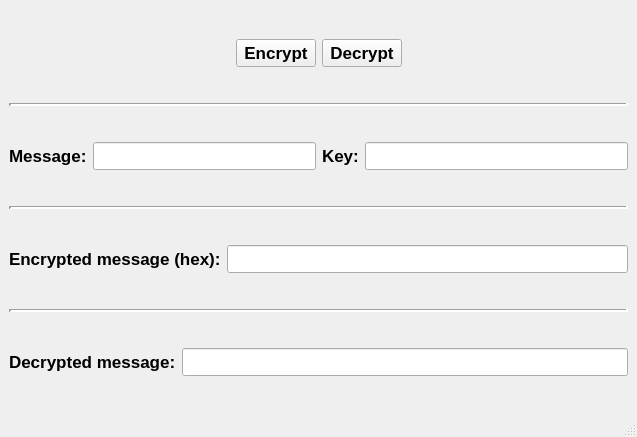
<?xml version="1.0" encoding="UTF-8"?>
<ui version="4.0">
 <class>MainWindow</class>
 <widget class="QMainWindow" name="MainWindow">
  <property name="geometry">
   <rect>
    <x>0</x>
    <y>0</y>
    <width>637</width>
    <height>437</height>
   </rect>
  </property>
  <property name="windowTitle">
   <string>CAST-128 Example</string>
  </property>
  <widget class="QWidget" name="centralwidget">
   <layout class="QVBoxLayout" name="verticalLayout">
    <item>
     <layout class="QHBoxLayout" name="horizontalLayout_5">
      <item>
       <spacer name="horizontalSpacer">
        <property name="font">
         <font>
          <pointsize>13</pointsize>
          <weight>75</weight>
          <bold>true</bold>
         </font>
        </property>
        <property name="orientation">
         <enum>Qt::Horizontal</enum>
        </property>
        <property name="sizeHint" stdset="0">
         <size>
          <width>40</width>
          <height>20</height>
         </size>
        </property>
       </spacer>
      </item>
      <item>
       <widget class="QPushButton" name="btn_encrypt">
        <property name="font">
         <font>
          <pointsize>13</pointsize>
          <weight>75</weight>
          <bold>true</bold>
         </font>
        </property>
        <property name="text">
         <string>Encrypt</string>
        </property>
       </widget>
      </item>
      <item>
       <widget class="QPushButton" name="btn_decrypt">
        <property name="font">
         <font>
          <pointsize>13</pointsize>
          <weight>75</weight>
          <bold>true</bold>
         </font>
        </property>
        <property name="text">
         <string>Decrypt</string>
        </property>
       </widget>
      </item>
      <item>
       <spacer name="horizontalSpacer_2">
        <property name="font">
         <font>
          <pointsize>13</pointsize>
          <weight>75</weight>
          <bold>true</bold>
         </font>
        </property>
        <property name="orientation">
         <enum>Qt::Horizontal</enum>
        </property>
        <property name="sizeHint" stdset="0">
         <size>
          <width>40</width>
          <height>20</height>
         </size>
        </property>
       </spacer>
      </item>
     </layout>
    </item>
    <item>
     <widget class="Line" name="line_3">
      <property name="font">
       <font>
        <pointsize>13</pointsize>
        <weight>75</weight>
        <bold>true</bold>
       </font>
      </property>
      <property name="lineWidth">
       <number>3</number>
      </property>
      <property name="orientation">
       <enum>Qt::Horizontal</enum>
      </property>
     </widget>
    </item>
    <item>
     <layout class="QHBoxLayout" name="horizontalLayout_3">
      <item>
       <layout class="QHBoxLayout" name="horizontalLayout">
        <item>
         <widget class="QLabel" name="label">
          <property name="font">
           <font>
            <pointsize>13</pointsize>
            <weight>75</weight>
            <bold>true</bold>
           </font>
          </property>
          <property name="text">
           <string>Message:</string>
          </property>
         </widget>
        </item>
        <item>
         <widget class="QLineEdit" name="line_msg">
          <property name="font">
           <font>
            <pointsize>13</pointsize>
            <weight>75</weight>
            <bold>true</bold>
           </font>
          </property>
         </widget>
        </item>
       </layout>
      </item>
      <item>
       <layout class="QHBoxLayout" name="horizontalLayout_2">
        <item>
         <widget class="QLabel" name="label_2">
          <property name="font">
           <font>
            <pointsize>13</pointsize>
            <weight>75</weight>
            <bold>true</bold>
           </font>
          </property>
          <property name="text">
           <string>Key:</string>
          </property>
         </widget>
        </item>
        <item>
         <widget class="QLineEdit" name="line_key">
          <property name="font">
           <font>
            <pointsize>13</pointsize>
            <weight>75</weight>
            <bold>true</bold>
           </font>
          </property>
          <property name="text">
           <string/>
          </property>
         </widget>
        </item>
       </layout>
      </item>
     </layout>
    </item>
    <item>
     <widget class="Line" name="line">
      <property name="font">
       <font>
        <pointsize>13</pointsize>
        <weight>75</weight>
        <bold>true</bold>
       </font>
      </property>
      <property name="lineWidth">
       <number>3</number>
      </property>
      <property name="orientation">
       <enum>Qt::Horizontal</enum>
      </property>
     </widget>
    </item>
    <item>
     <layout class="QHBoxLayout" name="horizontalLayout_4">
      <item>
       <widget class="QLabel" name="label_3">
        <property name="font">
         <font>
          <pointsize>13</pointsize>
          <weight>75</weight>
          <bold>true</bold>
         </font>
        </property>
        <property name="text">
         <string>Encrypted message (hex):</string>
        </property>
       </widget>
      </item>
      <item>
       <widget class="QLineEdit" name="line_encrypted">
        <property name="font">
         <font>
          <pointsize>13</pointsize>
          <weight>75</weight>
          <bold>true</bold>
         </font>
        </property>
       </widget>
      </item>
     </layout>
    </item>
    <item>
     <widget class="Line" name="line_2">
      <property name="font">
       <font>
        <pointsize>13</pointsize>
        <weight>75</weight>
        <bold>true</bold>
       </font>
      </property>
      <property name="lineWidth">
       <number>3</number>
      </property>
      <property name="orientation">
       <enum>Qt::Horizontal</enum>
      </property>
     </widget>
    </item>
    <item>
     <layout class="QHBoxLayout" name="horizontalLayout_6">
      <item>
       <widget class="QLabel" name="label_4">
        <property name="font">
         <font>
          <pointsize>13</pointsize>
          <weight>75</weight>
          <bold>true</bold>
         </font>
        </property>
        <property name="text">
         <string>Decrypted message:</string>
        </property>
       </widget>
      </item>
      <item>
       <widget class="QLineEdit" name="line_decrypted">
        <property name="font">
         <font>
          <pointsize>13</pointsize>
          <weight>75</weight>
          <bold>true</bold>
         </font>
        </property>
       </widget>
      </item>
     </layout>
    </item>
   </layout>
  </widget>
  <widget class="QMenuBar" name="menubar">
   <property name="geometry">
    <rect>
     <x>0</x>
     <y>0</y>
     <width>637</width>
     <height>24</height>
    </rect>
   </property>
  </widget>
  <widget class="QStatusBar" name="statusbar"/>
 </widget>
 <resources/>
 <connections/>
</ui>
